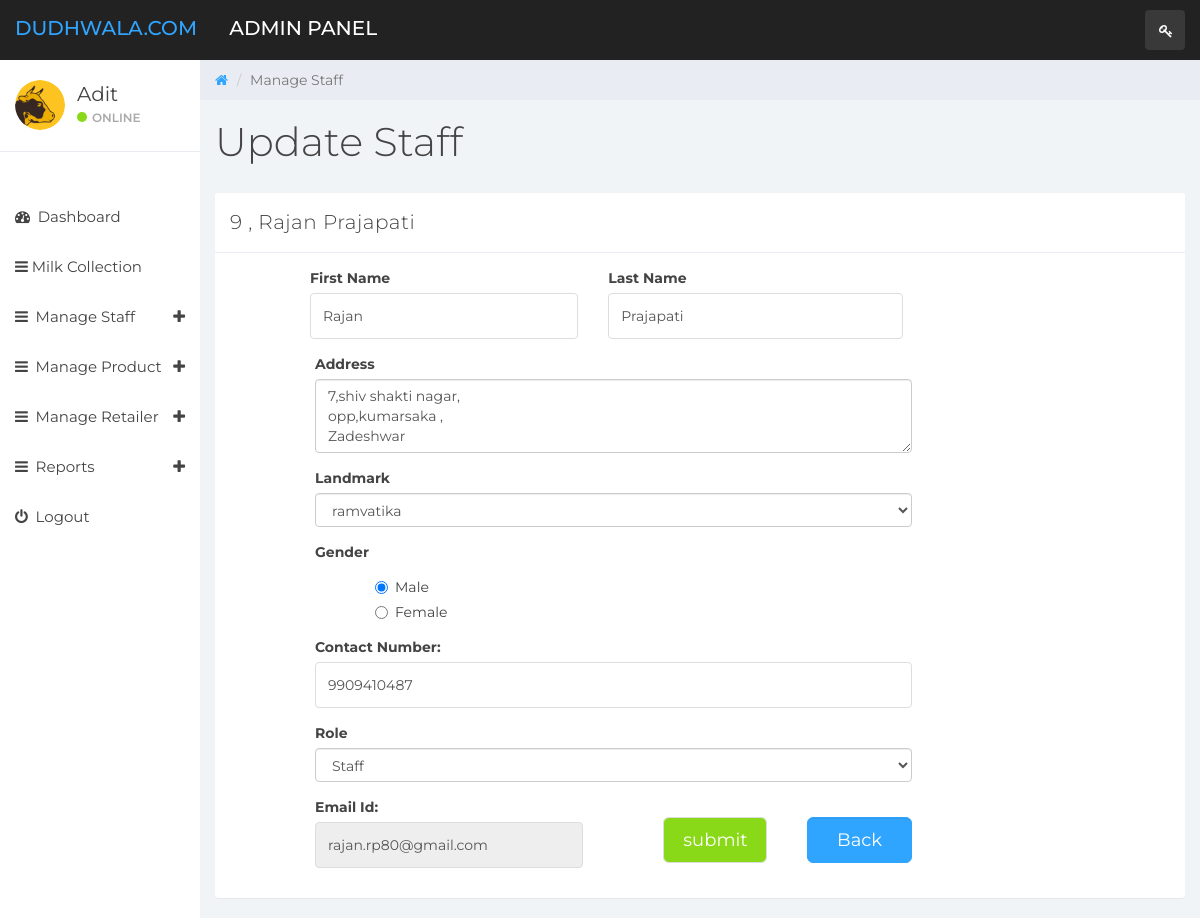
The app's page /admin/updatestaff.php?id=9 (signed in) with its own data.
### tables this page shows
CREATE TABLE IF NOT EXISTS `tblstaff` (
  `id` int(11) NOT NULL,
  `fname` varchar(100) NOT NULL,
  `lname` varchar(100) NOT NULL,
  `address` varchar(200) NOT NULL,
  `landmarkid` int(11) NOT NULL,
  `gender` varchar(6) NOT NULL,
  `contactno` bigint(20) NOT NULL,
  `role` int(11) NOT NULL,
  `email` varchar(100) NOT NULL,
  `password` varchar(100) NOT NULL,
  `updatedatetime` datetime NOT NULL
);

### admin/updatestaff.php (the view, shortened to what this page needs)
<?php
	require_once "data/slidebar.php";
if (isset($_REQUEST['id'])) {
    $id = $_REQUEST['id'];
    $view = "select * from tblstaff where id='$id'";
    $result = $connection->query($view);
    $row1 = $result->fetch_array();
    $fname = $row1['fname'];
    $lname = $row1['lname'];
    $address = $row1['address'];
    $gender = $row1['gender'];
    $contactno = $row1['contactno'];
    $email = $row1['email'];
    $role = $row1['role'];
} else {
    header("location:staffview.php");
}
  ?>
        <div class="col-sm-9 col-sm-offset-3 col-lg-10 col-lg-offset-2 main">
            <div class="row">
                <ol class="breadcrumb">
                    <li><a href="#">
                            <em class="fa fa-home"></em>
                        </a></li>
                    <li class="active">Manage Staff</li>
                </ol>
            </div>
            <div class="row">
                <div class="col-lg-12">
                    <h1 class="page-header">Update Staff</h1>
                </div>
            </div>
            <div class="panel panel-default">
                <div class="panel-heading"><?php echo $id." , ".$fname." ".$lname; ?></div>
                <div class="panel-body">
                    <div class="col-md-8" style="margin-left: 50px;">
                        <form role="form" action="#" method="post">
                            <div class="col-lg-6">
                                <div class="form-group">
                                    <label>First Name</label>
                                    <input class="form-control" type="text" name="txtfname" placeholder="Enter First Name"  title="First Name" value="<?php
                                    if (isset($fname)) {
                                        echo $fname;
                                    }
                                    ?>">
                                </div>
                            </div>
                            <div class="col-lg-6">
                                <div class="form-group">
                                    <label>Last Name</label>
                                    <input type="text" name="txtlname" class="form-control" style="width: 110%" placeholder="Enter Last Name" title="Last Name" value="<?php
                                    if (isset($lname)) {
                                        echo $lname;
                                    }
                                    ?>">
                                </div>
                            </div>
                            <div class="form-group">
                                <label style="margin-left: 20px;">Address</label>
                                <textarea class="form-control" name="txtaddress" style="width: 100%;margin-left: 20px;" rows="3" title="Address" placeholder="Enter Address"><?php if(isset($address)){ echo $address;} ?></textarea>
                            </div>
                            <div class="form-group">
                                <label style="margin-left: 20px;">Landmark</label>
                                <select style="margin-left: 20px;" name="ddlandmark" title="Select Landmark" class="form-control">
                                    <?php
                                    $ddlm = "select * from tbllandmark";
                                    $result = $connection->query($ddlm);
                                    while ($row = $result->fetch_assoc()) {
                                        echo "<option value=" . $row['id'] . ">" . $row['Name'] . "</option>";
                                    }
                                    ?>
                                </select>
                            </div>
                            <div class="form-group">
                                <label style="margin-left: 20px;">Gender</label>
                                <div class="radio">
                                    <label style="margin-left: 80px;">
                                        <input  type="radio" name="gender" id="male" value="Male" <?php if($gender=='Male'){echo "checked";} ?>>Male
                                    </label>
                                </div>
                                <div class="radio">
                                    <label style="margin-left: 80px;">
                                        <input  type="radio" name="gender" id="female" value="Female" <?php if($gender=='Female'){echo "checked";} ?>>Female
                                    </label>
                                </div>
                            </div>
                            <div class="form-group">
                                <label style="margin-left: 20px">Contact Number:</label>
                                <input type="number" name="txtcontact" style="margin-left: 20px" class="form-control" placeholder="Enter Contact Number" onkeypress="return event.charCode>=48 && event.charCode<=57" maxlength="10" title="Phone Number / Contact Number" value="<?php
                                if (isset($contactno)) {
                                    echo $contactno;
                                }
                                ?>">
                            </div>
                            <div class="form-group">
                                <label style="margin-left: 20px">Role</label>
                                <select name="ddrole" style="margin-left: 20px" class="form-control">
                                    <option value="1" <?php if($role==1){echo "selected";} ?>>Staff</option>
                                </select>
                            </div>
                            <div class="col-lg-6">
                                <div class="form-group">
                                    <label style="margin-left: 5px">Email Id:</label>
                                    <input style="margin-left: 5px;" class="form-control" placeholder="Enter Email Address" name="txtemail" type="email" title="Email Address" readonly="readonly" value="<?php if(isset($email)){echo $email;} ?>">
                                </div>
                            </div>
                            <div class="col-lg-6">
                                <div class="form-group">
                                <div class="col-lg-6">
                                    <div class="form-group">
                                        <br>
                                        <input class="btn btn-lg btn-success form-control" style="height:100%; margin-left: 40px;" type="submit" value="submit" name="btnsubmit">
                                    </div>
                                </div>
                                <div class="col-lg-6">
                                    <div class="form-group">
                                        <br>
                                        <a href="staffview.php"><button class="form-control btn btn-lg btn-primary" style="height: 100%; margin-left: 50px;" name="Cancel" type="button" value="cancel">Back</button></a>
                                    </div>
                                </div>
                                </div>
                            </div>
                        </form>
                    </div>
                </div>
            </div>
        </div>
    </body>
</html>

### admin/css/styles.css (style rules this page uses)
body { background: #f1f4f7; padding-top: 60px; font-size: 14px; color: #444444; font-family: "Montserrat", "Helvetica Neue", Helvetica, Arial, sans-serif; }
a, a:hover, a:focus { color: #30a5ff; }
h1, h2, h3, h4, h5, h6 { color: #444444; }
h1 { font-weight: 300; font-size: 40px; }
input.form-control { border: 1px solid #ddd; box-shadow: none; height: 46px; }
.btn-primary, .btn-primary:hover, .btn-primary:focus, .btn-primary:active, .btn-primary.active, .open > .dropdown-toggle.btn-primary, .btn-primary.disabled, .btn-primary[disabled], fieldset[disabled] .btn-primary, .btn-primary.disabled:hover, .btn-primary[disabled]:hover, fieldset[disabled] .btn-primary:hover, .btn-primary.disabled:focus, .btn-primary[disabled]:focus, fieldset[disabled] .btn-primary:focus, .btn-primary.disabled:active, .btn-primary[disabled]:active, fieldset[disabled] .btn-primary:active, .btn-primary.disabled.active, .btn-primary[disabled].active, fieldset[disabled] .btn-primary.active { background-color: #30a5ff; border-color: #30a5ff; }
.btn-success, .btn-success:hover, .btn-success:focus, .btn-success:active, .btn-success.active, .open > .dropdown-toggle.btn-success, .btn-success.disabled, .btn-success[disabled], fieldset[disabled] .btn-success, .btn-success.disabled:hover, .btn-success[disabled]:hover, fieldset[disabled] .btn-success:hover, .btn-success.disabled:focus, .btn-success[disabled]:focus, fieldset[disabled] .btn-success:focus, .btn-success.disabled:active, .btn-success[disabled]:active, fieldset[disabled] .btn-success:active, .btn-success.disabled.active, .btn-success[disabled].active, fieldset[disabled] .btn-success.active { background-color: #8ad919; border-color: #8ad919; }
.panel { border: 0; }
.panel-heading { font-size: 20px; font-weight: 300; letter-spacing: 0.025em; height: 60px; line-height: 38px; }
.panel-default .panel-heading { background: #fff; border-bottom: 1px solid #e9ecf2; color: #444444; }
.breadcrumb { border-radius: 0; padding: 10px 15px 10px 15px; background: #e9ecf2; margin: 0; }
h1.page-header { margin-top: 20px; border-bottom: 0; }

### records on screen
tblstaff: fname "Rajan", lname "Prajapati", txtfname "Rajan", txtlname "Prajapati", txtaddress "7,shiv shakti nagar, opp,kumarsaka , Zadeshwar", gender "☑ Male", gender "☐ Female", txtcontact "9909410487", ddrole "Staff", txtemail "rajan.rp80@gmail.com"

### other values on screen
$adminname "Adit"
$id "9"
form field ddlandmark "ramvatika"
